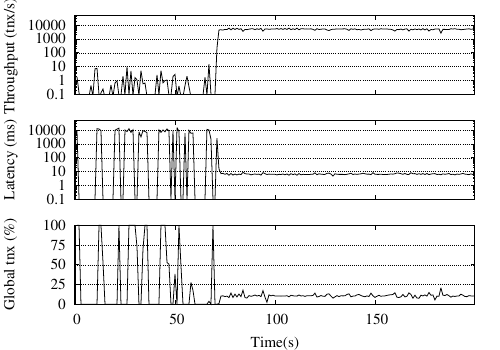

This figure's gnuplot source:
set terminal postscript eps enhanced color solid lw 1.5 "Times-Roman" 22
set output './tpcc-repartitioning.ps'


set lmargin at screen 0.15
set rmargin at screen 0.95
set bmargin 3
set multiplot

set size 0.5,0.4

set grid ytics
set style data lines
set style line 1 lt 2 dashtype "-" lc rgb "black" lw 1.5

set key top center
set xrange [0:200]
set yrange [0:50000]
set xtics 0,50,150

set logscale y

unset xlabel
set format x ""
set ylabel "Throughput (tnx/s)" offset 1.5,-0.1
set origin 0,0.6
plot 'tpcc-repartitioning.dat' using 2 with line lt 3 lw 1.5 lc black notitle


set origin 0,0.3
set ylabel "Latency (ms)" offset 1.5
plot 'tpcc-repartitioning.dat' using 3 with line lt 3 lw 1.5 lc black notitle

set origin 0,0
unset logscale y
set yrange [0:100]
set ylabel "Global tnx (%)" offset -0.5
set xlabel "Time(s)"
set ytics 0,25,100
unset format x
plot 'tpcc-repartitioning.dat' using 4 with line lt 3 lw 1.5 lc black notitle